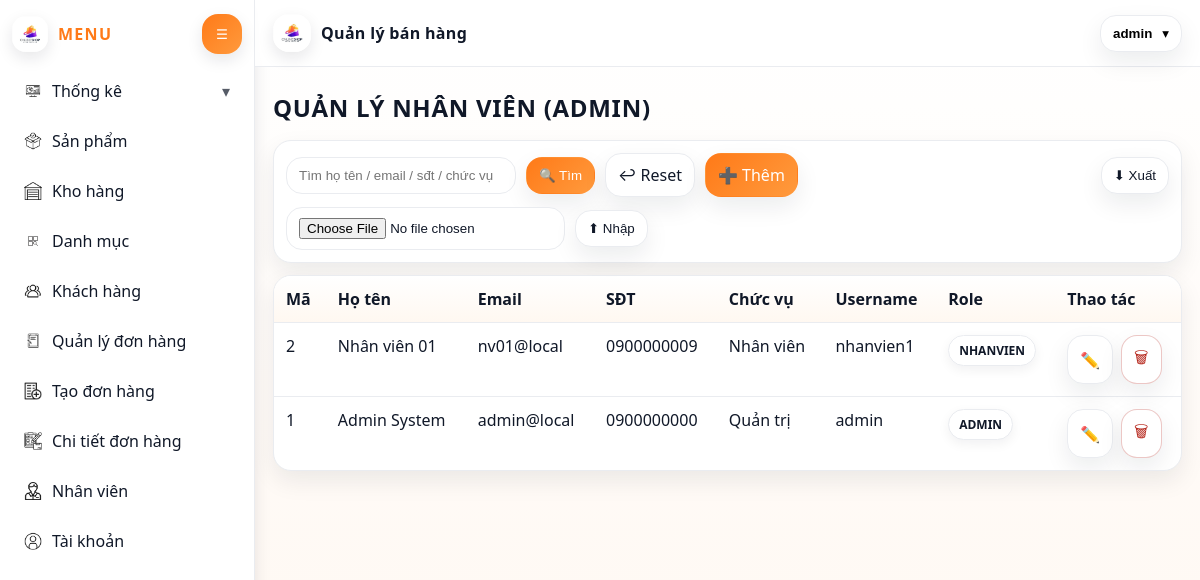
/NhanVien/Get_data (signed in), run on the app's committed database.
### tables this page shows
CREATE TABLE taikhoan (
  matk INT AUTO_INCREMENT PRIMARY KEY,
  username VARCHAR(100) NOT NULL UNIQUE,
  password VARCHAR(255) NOT NULL,
  email VARCHAR(255) NULL,
  role ENUM('ADMIN','NHANVIEN','KHACHHANG') NOT NULL DEFAULT 'NHANVIEN',
  is_locked TINYINT(1) NOT NULL DEFAULT 0,
  manv INT NULL,
  makh VARCHAR(20) NULL,

  CONSTRAINT fk_tk_nv FOREIGN KEY (manv) REFERENCES nhanvien(manv)
    ON UPDATE CASCADE ON DELETE SET NULL,
  CONSTRAINT fk_tk_kh FOREIGN KEY (makh) REFERENCES khachhang(makh)
    ON UPDATE CASCADE ON DELETE SET NULL
);

CREATE TABLE nhanvien (
  manv INT AUTO_INCREMENT PRIMARY KEY,
  hoten VARCHAR(255) NOT NULL,
  email VARCHAR(255) NULL,
  sdt VARCHAR(20) NULL,
  diachi VARCHAR(255) NULL,
  chucvu VARCHAR(255) NULL
);

### MVC/Core/Controller.php (called while the page is built, shortened)
<?php
class Controller{
    public function model($model){
        return new $model;
    }
    public function view($view, $data = []){
    extract($data);
    include_once './MVC/Views/'.$view.'.php';
}
}
?>

### MVC/Controllers/NhanVien.php (called while the page is built, shortened)
<?php
class NhanVien extends Controller {
  public function Get_data(){
    $m=$this->model("NhanVienModel");
    $rows=$m->all();
    $edit=null;
    $this->view("Master", ["page"=>"nhanvien","rows"=>$rows,"edit"=>$edit]);
  }
}
?>

### MVC/Core/App.php (called while the page is built, shortened)
<?php
class App{
    protected $action= "Index";
    function __construct(){
        $arr = $this->processURL();
        if (!empty($arr[0])) {
            unset($arr[0]);
        }
        $this->controller = new $controllerClass;
        $requestedAction = $arr[1] ?? $this->action;
        $this->action = $requestedAction;
        unset($arr[1]);
        $this->param = $arr ? array_map('rawurldecode', array_values($arr)) : [];
        call_user_func_array([$this->controller, $this->action], $this->param);
    }
    function processURL(){
        if(isset($_GET['url'])){
            return explode('/', trim((string) $_GET['url'], '/'));
        }
        return [];
    }
}
?>

### index.php (called while the page is built, shortened)
<?php
$app = new App();
?>

### MVC/Core/connectDB.php (called while the page is built, shortened)
<?php
class connectDB {
    function __construct() {
        $this->con = mysqli_connect('localhost', 'root', '', 'qlbanhang');
    }
}
?>

### MVC/Models/NhanVienModel.php (called while the page is built, shortened)
<?php
class NhanVienModel extends connectDB {
  public function all(){
    $sql="SELECT nv.*, tk.username, tk.role
          FROM nhanvien nv
          LEFT JOIN taikhoan tk ON tk.manv = nv.manv
          ORDER BY nv.manv DESC";
    return mysqli_query($this->con,$sql);
  }
}
?>

### MVC/Views/Pages/nhanvien.php (the view, shortened to what this page needs)
<?php
$rows=$payload["rows"] ?? null;
?>
<h2 class="page-title">QUẢN LÝ NHÂN VIÊN (ADMIN)</h2>
<div class="toolbar">
  <form method="post" action="<?= BASE_URL ?>NhanVien/Search">
    <input class="input" name="keyword" placeholder="Tìm họ tên / email / sđt / chức vụ">
    <button class="btn primary">🔍 Tìm</button>
    <a class="btn" href="<?= BASE_URL ?>NhanVien/Get_data">↩ Reset</a>
  </form>
  <a class="btn primary" href="<?= BASE_URL ?>NhanVien/Get_data?add=1">➕ Thêm</a>
  <form method="post" action="<?= BASE_URL ?>NhanVien/Export" style="margin-left:auto">
    <button class="btn">⬇ Xuất</button>
  </form>
  <form method="post" action="<?= BASE_URL ?>NhanVien/Import" enctype="multipart/form-data">
    <input class="input" type="file" name="file" accept=".csv,text/csv" required>
    <button class="btn">⬆ Nhập</button>
  </form>
</div>
<table class="table">
  <thead><tr><th>Mã</th><th>Họ tên</th><th>Email</th><th>SĐT</th><th>Chức vụ</th><th>Username</th><th>Role</th><th>Thao tác</th></tr></thead>
  <tbody>
  <?php if($rows && mysqli_num_rows($rows)>0): while($r=mysqli_fetch_assoc($rows)): ?>
    <tr>
      <td><?= (int)$r['manv'] ?></td>
      <td><?= htmlspecialchars($r['hoten']) ?></td>
      <td><?= htmlspecialchars($r['email']) ?></td>
      <td><?= htmlspecialchars($r['sdt']) ?></td>
      <td><?= htmlspecialchars($r['chucvu']) ?></td>
      <td><?= htmlspecialchars($r['username'] ?? '') ?></td>
      <td><span class="badge"><?= htmlspecialchars($r['role'] ?? '') ?></span></td>
      <td class="actions">
        <a class="btn" href="<?= BASE_URL ?>NhanVien/Edit/<?= (int)$r['manv'] ?>">✏️</a>
        <a class="btn danger" onclick="return confirm('Xóa nhân viên?')"
           href="<?= BASE_URL ?>NhanVien/Delete/<?= (int)$r['manv'] ?>">🗑</a>
      </td>
    </tr>
  <?php endwhile; else: ?>
    <tr><td colspan="8" style="text-align:center">Không có dữ liệu</td></tr>
  <?php endif; ?>
  </tbody>
</table>

### Public/Css/Master.css (style rules this page uses)
:root { --bg: #fff; --panel: #ffffff; --text: #101828; --muted: #667085; --line: #eaecf0; --orange: #ff7a18; --orange2: #ffb36b; --shadow: 0 10px 25px rgba(16, 24, 40, 0.08); --shadow2: 0 6px 16px rgba(16, 24, 40, 0.1); --radius: 18px; --radius2: 14px; --sidebarW: 255px; --sidebarCollapsed: 80px; --trans: 180ms ease; font-family: system-ui, -apple-system, Segoe UI, Roboto, Helvetica, Arial, sans-serif; }
* { box-sizing: border-box; }
body { margin: 0; background: linear-gradient(180deg, #fff, #fff7f0); color: var(--text); }

### Public/Css/pages.css (style rules this page uses)
.page-title { margin: 6px 0 16px; font-weight: 900; letter-spacing: 0.03em; }
.toolbar { display: flex; gap: 10px; flex-wrap: wrap; align-items: center; background: #fff; border: 1px solid var(--line); padding: 12px; border-radius: var(--radius); box-shadow: var(--shadow); margin-bottom: 12px; }
.toolbar form { display: flex; gap: 10px; flex-wrap: wrap; align-items: center; }
.input, .select { padding: 10px 12px; border: 1px solid var(--line); border-radius: 16px; outline: none; background: #fff; min-width: 230px; }
.btn { display: inline-flex; align-items: center; justify-content: center; gap: 8px; padding: 10px 12px; border-radius: 16px; border: 1px solid var(--line); background: #fff; color: var(--text); text-decoration: none; cursor: pointer; transition: transform 140ms ease, box-shadow 140ms ease, background 140ms ease, border-color 140ms ease; box-shadow: var(--shadow); }
.btn.primary { background: linear-gradient(135deg, var(--orange), #ff9a3d); color: #fff; border-color: transparent; }
.btn.danger { background: #fff; border-color: rgba(180, 35, 24, 0.25); color: #b42318; }
.table { width: 100%; border-collapse: separate; border-spacing: 0; background: #fff; border: 1px solid var(--line); border-radius: var(--radius); overflow: hidden; box-shadow: var(--shadow); }
.table th, .table td { padding: 12px 12px; border-bottom: 1px solid var(--line); vertical-align: top; }
.table thead th { background: linear-gradient(180deg, #fff, #fff8f1); text-align: left; font-weight: 800; }
.table tbody tr:last-child td { border-bottom: none; }
.actions { display: flex; gap: 8px; flex-wrap: wrap; }
.badge { display: inline-flex; padding: 6px 10px; border-radius: 999px; border: 1px solid var(--line); background: #fff; box-shadow: 0 4px 12px rgba(16, 24, 40, 0.06); font-weight: 700; font-size: 12px; }

### data on the page
taikhoan: manv.manv "2", manv.hoten "Nhân viên 01", manv.email "nv01@local", manv.sdt "0900000009", manv.chucvu "Nhân viên", username "nhanvien1", role "NHANVIEN"
taikhoan: manv.manv "1", manv.hoten "Admin System", manv.email "admin@local", manv.sdt "0900000000", manv.chucvu "Quản trị", username "admin", role "ADMIN"

### other printed values
$username "admin"
